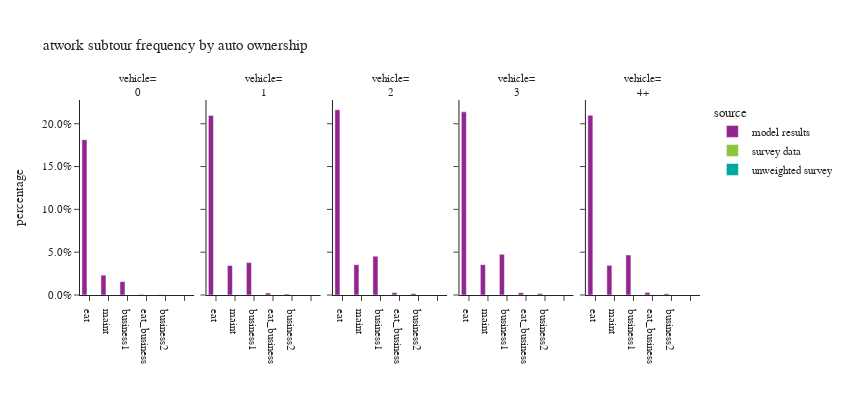

Write notebook code for a chart like this one.
### Code cell
plot_atwork_subtour(work_tour,'auto_ownership_simple',"auto ownership","vehicle")

### Figure 1 — Plotly figure (JSON) as saved in the notebook; plotly's stock layout.template omitted (floating-point values rounded to 4 significant figures)
{"data": [{"alignmentgroup": "True", "hovertemplate": "source=model results<br>auto_ownership_simple=0<br>atwork_subtour_frequency=%{x}<br>percentage=%{y}<extra></extra>", "legendgroup": "model results", "marker": {"color": "#91268F", "pattern": {"shape": ""}}, "name": "model results", "offsetgroup": "model results", "orientation": "v", "showlegend": true, "textposition": "auto", "type": "bar", "x": ["eat", "business1", "maint", "business2", "eat_business", ""], "xaxis": "x", "y": [0.1814, 0.01563, 0.02315, 0.0004413, 0.0006489, 0.0], "yaxis": "y"}, {"alignmentgroup": "True", "hovertemplate": "source=model results<br>auto_ownership_simple=1<br>atwork_subtour_frequency=%{x}<br>percentage=%{y}<extra></extra>", "legendgroup": "model results", "marker": {"color": "#91268F", "pattern": {"shape": ""}}, "name": "model results", "offsetgroup": "model results", "orientation": "v", "showlegend": false, "textposition": "auto", "type": "bar", "x": ["eat", "business1", "maint", "business2", "eat_business", ""], "xaxis": "x2", "y": [0.2097, 0.03786, 0.03451, 0.00117, 0.002442, 0.0], "yaxis": "y2"}, {"alignmentgroup": "True", "hovertemplate": "source=model results<br>auto_ownership_simple=2<br>atwork_subtour_frequency=%{x}<br>percentage=%{y}<extra></extra>", "legendgroup": "model results", "marker": {"color": "#91268F", "pattern": {"shape": ""}}, "name": "model results", "offsetgroup": "model results", "orientation": "v", "showlegend": false, "textposition": "auto", "type": "bar", "x": ["eat", "business1", "maint", "business2", "eat_business", ""], "xaxis": "x3", "y": [0.2163, 0.04528, 0.03535, 0.001659, 0.0028, 0.0], "yaxis": "y3"}, {"alignmentgroup": "True", "hovertemplate": "source=model results<br>auto_ownership_simple=3<br>atwork_subtour_frequency=%{x}<br>percentage=%{y}<extra></extra>", "legendgroup": "model results", "marker": {"color": "#91268F", "pattern": {"shape": ""}}, "name": "model results", "offsetgroup": "model results", "orientation": "v", "showlegend": false, "textposition": "auto", "type": "bar", "x": ["eat", "business1", "maint", "business2", "eat_business", ""], "xaxis": "x4", "y": [0.2139, 0.0476, 0.03544, 0.00167, 0.002759, 0.0], "yaxis": "y4"}, {"alignmentgroup": "True", "hovertemplate": "source=model results<br>auto_ownership_simple=4+<br>atwork_subtour_frequency=%{x}<br>percentage=%{y}<extra></extra>", "legendgroup": "model results", "marker": {"color": "#91268F", "pattern": {"shape": ""}}, "name": "model results", "offsetgroup": "model results", "orientation": "v", "showlegend": false, "textposition": "auto", "type": "bar", "x": ["eat", "business1", "maint", "business2", "eat_business", ""], "xaxis": "x5", "y": [0.2099, 0.0467, 0.03464, 0.001477, 0.003027, 0.0], "yaxis": "y5"}, {"alignmentgroup": "True", "hovertemplate": "source=survey data<br>auto_ownership_simple=0<br>atwork_subtour_frequency=%{x}<br>percentage=%{y}<extra></extra>", "legendgroup": "survey data", "marker": {"color": "#8CC63E", "pattern": {"shape": ""}}, "name": "survey data", "offsetgroup": "survey data", "orientation": "v", "showlegend": true, "textposition": "auto", "type": "bar", "x": ["eat", "business1", "maint", "business2", "eat_business", ""], "xaxis": "x", "y": [NaN, NaN, NaN, NaN, NaN, NaN], "yaxis": "y"}, {"alignmentgroup": "True", "hovertemplate": "source=survey data<br>auto_ownership_simple=1<br>atwork_subtour_frequency=%{x}<br>percentage=%{y}<extra></extra>", "legendgroup": "survey data", "marker": {"color": "#8CC63E", "pattern": {"shape": ""}}, "name": "survey data", "offsetgroup": "survey data", "orientation": "v", "showlegend": false, "textposition": "auto", "type": "bar", "x": ["eat", "business1", "maint", "business2", "eat_business", ""], "xaxis": "x2", "y": [NaN, NaN, NaN, NaN, NaN, NaN], "yaxis": "y2"}, {"alignmentgroup": "True", "hovertemplate": "source=survey data<br>auto_ownership_simple=2<br>atwork_subtour_frequency=%{x}<br>percentage=%{y}<extra></extra>", "legendgroup": "survey data", "marker": {"color": "#8CC63E", "pattern": {"shape": ""}}, "name": "survey data", "offsetgroup": "survey data", "orientation": "v", "showlegend": false, "textposition": "auto", "type": "bar", "x": ["eat", "business1", "maint", "business2", "eat_business", ""], "xaxis": "x3", "y": [NaN, NaN, NaN, NaN, NaN, NaN], "yaxis": "y3"}, {"alignmentgroup": "True", "hovertemplate": "source=survey data<br>auto_ownership_simple=3<br>atwork_subtour_frequency=%{x}<br>percentage=%{y}<extra></extra>", "legendgroup": "survey data", "marker": {"color": "#8CC63E", "pattern": {"shape": ""}}, "name": "survey data", "offsetgroup": "survey data", "orientation": "v", "showlegend": false, "textposition": "auto", "type": "bar", "x": ["eat", "business1", "maint", "business2", "eat_business", ""], "xaxis": "x4", "y": [NaN, NaN, NaN, NaN, NaN, NaN], "yaxis": "y4"}, {"alignmentgroup": "True", "hovertemplate": "source=survey data<br>auto_ownership_simple=4+<br>atwork_subtour_frequency=%{x}<br>percentage=%{y}<extra></extra>", "legendgroup": "survey data", "marker": {"color": "#8CC63E", "pattern": {"shape": ""}}, "name": "survey data", "offsetgroup": "survey data", "orientation": "v", "showlegend": false, "textposition": "auto", "type": "bar", "x": ["eat", "business1", "maint", "business2", "eat_business", ""], "xaxis": "x5", "y": [NaN, NaN, NaN, NaN, NaN, NaN], "yaxis": "y5"}, {"alignmentgroup": "True", "hovertemplate": "source=unweighted survey<br>auto_ownership_simple=0<br>atwork_subtour_frequency=%{x}<br>percentage=%{y}<extra></extra>", "legendgroup": "unweighted survey", "marker": {"color": "#00A7A0", "pattern": {"shape": ""}}, "name": "unweighted survey", "offsetgroup": "unweighted survey", "orientation": "v", "showlegend": true, "textposition": "auto", "type": "bar", "x": ["eat", "business1", "maint", "business2", "eat_business", ""], "xaxis": "x", "y": [NaN, NaN, NaN, NaN, NaN, NaN], "yaxis": "y"}, {"alignmentgroup": "True", "hovertemplate": "source=unweighted survey<br>auto_ownership_simple=1<br>atwork_subtour_frequency=%{x}<br>percentage=%{y}<extra></extra>", "legendgroup": "unweighted survey", "marker": {"color": "#00A7A0", "pattern": {"shape": ""}}, "name": "unweighted survey", "offsetgroup": "unweighted survey", "orientation": "v", "showlegend": false, "textposition": "auto", "type": "bar", "x": ["eat", "business1", "maint", "business2", "eat_business", ""], "xaxis": "x2", "y": [NaN, NaN, NaN, NaN, NaN, NaN], "yaxis": "y2"}, {"alignmentgroup": "True", "hovertemplate": "source=unweighted survey<br>auto_ownership_simple=2<br>atwork_subtour_frequency=%{x}<br>percentage=%{y}<extra></extra>", "legendgroup": "unweighted survey", "marker": {"color": "#00A7A0", "pattern": {"shape": ""}}, "name": "unweighted survey", "offsetgroup": "unweighted survey", "orientation": "v", "showlegend": false, "textposition": "auto", "type": "bar", "x": ["eat", "business1", "maint", "business2", "eat_business", ""], "xaxis": "x3", "y": [NaN, NaN, NaN, NaN, NaN, NaN], "yaxis": "y3"}, {"alignmentgroup": "True", "hovertemplate": "source=unweighted survey<br>auto_ownership_simple=3<br>atwork_subtour_frequency=%{x}<br>percentage=%{y}<extra></extra>", "legendgroup": "unweighted survey", "marker": {"color": "#00A7A0", "pattern": {"shape": ""}}, "name": "unweighted survey", "offsetgroup": "unweighted survey", "orientation": "v", "showlegend": false, "textposition": "auto", "type": "bar", "x": ["eat", "business1", "maint", "business2", "eat_business", ""], "xaxis": "x4", "y": [NaN, NaN, NaN, NaN, NaN, NaN], "yaxis": "y4"}, {"alignmentgroup": "True", "hovertemplate": "source=unweighted survey<br>auto_ownership_simple=4+<br>atwork_subtour_frequency=%{x}<br>percentage=%{y}<extra></extra>", "legendgroup": "unweighted survey", "marker": {"color": "#00A7A0", "pattern": {"shape": ""}}, "name": "unweighted survey", "offsetgroup": "unweighted survey", "orientation": "v", "showlegend": false, "textposition": "auto", "type": "bar", "x": ["eat", "business1", "maint", "business2", "eat_business", ""], "xaxis": "x5", "y": [NaN, NaN, NaN, NaN, NaN, NaN], "yaxis": "y5"}], "layout": {"annotations": [{"font": {}, "showarrow": false, "text": "vehicle=<br>0", "x": 0.092, "xanchor": "center", "xref": "paper", "y": 1.0, "yanchor": "bottom", "yref": "paper"}, {"font": {}, "showarrow": false, "text": "vehicle=<br>1", "x": 0.296, "xanchor": "center", "xref": "paper", "y": 1.0, "yanchor": "bottom", "yref": "paper"}, {"font": {}, "showarrow": false, "text": "vehicle=<br>2", "x": 0.5, "xanchor": "center", "xref": "paper", "y": 1.0, "yanchor": "bottom", "yref": "paper"}, {"font": {}, "showarrow": false, "text": "vehicle=<br>3", "x": 0.704, "xanchor": "center", "xref": "paper", "y": 1.0, "yanchor": "bottom", "yref": "paper"}, {"font": {}, "showarrow": false, "text": "vehicle=<br>4+", "x": 0.908, "xanchor": "center", "xref": "paper", "y": 1.0, "yanchor": "bottom", "yref": "paper"}], "barmode": "group", "height": 400, "legend": {"title": {"text": "source"}, "tracegroupgap": 0}, "title": {"text": "atwork subtour frequency by auto ownership"}, "width": 850, "xaxis": {"anchor": "y", "categoryarray": ["eat", "maint", "business1", "eat_business", "business2"], "categoryorder": "array", "domain": [0.0, 0.184], "title": {"text": ""}}, "xaxis2": {"anchor": "y2", "categoryarray": ["eat", "maint", "business1", "eat_business", "business2"], "categoryorder": "array", "domain": [0.204, 0.388], "matches": "x", "title": {"text": ""}}, "xaxis3": {"anchor": "y3", "categoryarray": ["eat", "maint", "business1", "eat_business", "business2"], "categoryorder": "array", "domain": [0.408, 0.592], "matches": "x", "title": {"text": ""}}, "xaxis4": {"anchor": "y4", "categoryarray": ["eat", "maint", "business1", "eat_business", "business2"], "categoryorder": "array", "domain": [0.612, 0.796], "matches": "x", "title": {"text": ""}}, "xaxis5": {"anchor": "y5", "categoryarray": ["eat", "maint", "business1", "eat_business", "business2"], "categoryorder": "array", "domain": [0.816, 1.0], "matches": "x", "title": {"text": ""}}, "yaxis": {"anchor": "x", "domain": [0.0, 1.0], "tickformat": ".1%", "title": {"text": "percentage"}}, "yaxis2": {"anchor": "x2", "domain": [0.0, 1.0], "matches": "y", "showticklabels": false}, "yaxis3": {"anchor": "x3", "domain": [0.0, 1.0], "matches": "y", "showticklabels": false}, "yaxis4": {"anchor": "x4", "domain": [0.0, 1.0], "matches": "y", "showticklabels": false}, "yaxis5": {"anchor": "x5", "domain": [0.0, 1.0], "matches": "y", "showticklabels": false}}}
